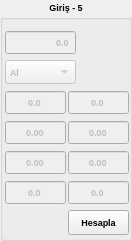
        <widget class="QGroupBox" name="groupBox_9">
         <property name="geometry">
          <rect>
           <x>546</x>
           <y>60</y>
           <width>132</width>
           <height>241</height>
          </rect>
         </property>
         <property name="font">
          <font>
           <pointsize>7</pointsize>
           <weight>75</weight>
           <bold>true</bold>
          </font>
         </property>
         <property name="layoutDirection">
          <enum>Qt::LeftToRight</enum>
         </property>
         <property name="title">
          <string>Giriş - 5</string>
         </property>
         <property name="alignment">
          <set>Qt::AlignCenter</set>
         </property>
         <widget class="QDoubleSpinBox" name="doubleSpinBox_v_p5">
          <property name="enabled">
           <bool>false</bool>
          </property>
          <property name="geometry">
           <rect>
            <x>5</x>
            <y>30</y>
            <width>71</width>
            <height>25</height>
           </rect>
          </property>
          <property name="font">
           <font>
            <pointsize>7</pointsize>
            <weight>75</weight>
            <bold>true</bold>
           </font>
          </property>
          <property name="layoutDirection">
           <enum>Qt::LeftToRight</enum>
          </property>
          <property name="autoFillBackground">
           <bool>false</bool>
          </property>
          <property name="alignment">
           <set>Qt::AlignRight|Qt::AlignTrailing|Qt::AlignVCenter</set>
          </property>
          <property name="buttonSymbols">
           <enum>QAbstractSpinBox::NoButtons</enum>
          </property>
          <property name="decimals">
           <number>1</number>
          </property>
          <property name="maximum">
           <double>9999.000000000000000</double>
          </property>
         </widget>
         <widget class="QComboBox" name="comboBox_tel_p5">
          <property name="enabled">
           <bool>false</bool>
          </property>
          <property name="geometry">
           <rect>
            <x>5</x>
            <y>60</y>
            <width>71</width>
            <height>24</height>
           </rect>
          </property>
          <item>
           <property name="text">
            <string>Al</string>
           </property>
          </item>
          <item>
           <property name="text">
            <string>Cu</string>
           </property>
          </item>
          <item>
           <property name="text">
            <string>Diger</string>
           </property>
          </item>
         </widget>
         <widget class="QDoubleSpinBox" name="doubleSpinBox_h1_p_sipir_25">
          <property name="enabled">
           <bool>false</bool>
          </property>
          <property name="geometry">
           <rect>
            <x>68</x>
            <y>90</y>
            <width>61</width>
            <height>25</height>
           </rect>
          </property>
          <property name="alignment">
           <set>Qt::AlignCenter</set>
          </property>
          <property name="buttonSymbols">
           <enum>QAbstractSpinBox::NoButtons</enum>
          </property>
          <property name="decimals">
           <number>1</number>
          </property>
          <property name="maximum">
           <double>9000.000000000000000</double>
          </property>
         </widget>
         <widget class="QDoubleSpinBox" name="doubleSpinBox_h1_p_akim_25">
          <property name="enabled">
           <bool>false</bool>
          </property>
          <property name="geometry">
           <rect>
            <x>68</x>
            <y>180</y>
            <width>61</width>
            <height>25</height>
           </rect>
          </property>
          <property name="font">
           <font>
            <pointsize>7</pointsize>
            <weight>75</weight>
            <bold>true</bold>
            <kerning>true</kerning>
           </font>
          </property>
          <property name="focusPolicy">
           <enum>Qt::WheelFocus</enum>
          </property>
          <property name="frame">
           <bool>true</bool>
          </property>
          <property name="alignment">
           <set>Qt::AlignCenter</set>
          </property>
          <property name="buttonSymbols">
           <enum>QAbstractSpinBox::NoButtons</enum>
          </property>
          <property name="decimals">
           <number>1</number>
          </property>
          <property name="maximum">
           <double>100000.000000000000000</double>
          </property>
         </widget>
         <widget class="QDoubleSpinBox" name="doubleSpinBox_h1_p_cap_25">
          <property name="enabled">
           <bool>false</bool>
          </property>
          <property name="geometry">
           <rect>
            <x>68</x>
            <y>150</y>
            <width>61</width>
            <height>25</height>
           </rect>
          </property>
          <property name="font">
           <font>
            <pointsize>7</pointsize>
            <weight>75</weight>
            <bold>true</bold>
            <kerning>true</kerning>
           </font>
          </property>
          <property name="focusPolicy">
           <enum>Qt::WheelFocus</enum>
          </property>
          <property name="frame">
           <bool>true</bool>
          </property>
          <property name="alignment">
           <set>Qt::AlignCenter</set>
          </property>
          <property name="buttonSymbols">
           <enum>QAbstractSpinBox::NoButtons</enum>
          </property>
          <property name="decimals">
           <number>2</number>
          </property>
          <property name="maximum">
           <double>100000.000000000000000</double>
          </property>
         </widget>
         <widget class="QDoubleSpinBox" name="doubleSpinBox_h1_p_kesit_25">
          <property name="enabled">
           <bool>false</bool>
          </property>
          <property name="geometry">
           <rect>
            <x>68</x>
            <y>120</y>
            <width>61</width>
            <height>25</height>
           </rect>
          </property>
          <property name="font">
           <font>
            <pointsize>7</pointsize>
            <weight>75</weight>
            <bold>true</bold>
            <kerning>true</kerning>
           </font>
          </property>
          <property name="focusPolicy">
           <enum>Qt::WheelFocus</enum>
          </property>
          <property name="frame">
           <bool>true</bool>
          </property>
          <property name="alignment">
           <set>Qt::AlignCenter</set>
          </property>
          <property name="buttonSymbols">
           <enum>QAbstractSpinBox::NoButtons</enum>
          </property>
          <property name="decimals">
           <number>2</number>
          </property>
          <property name="maximum">
           <double>100000.000000000000000</double>
          </property>
         </widget>
         <widget class="QDoubleSpinBox" name="doubleSpinBox_h1_p_sipir_5">
          <property name="enabled">
           <bool>false</bool>
          </property>
          <property name="geometry">
           <rect>
            <x>5</x>
            <y>90</y>
            <width>61</width>
            <height>25</height>
           </rect>
          </property>
          <property name="alignment">
           <set>Qt::AlignCenter</set>
          </property>
          <property name="buttonSymbols">
           <enum>QAbstractSpinBox::NoButtons</enum>
          </property>
          <property name="decimals">
           <number>1</number>
          </property>
          <property name="maximum">
           <double>9000.000000000000000</double>
          </property>
         </widget>
         <widget class="QDoubleSpinBox" name="doubleSpinBox_h1_p_akim_5">
          <property name="enabled">
           <bool>false</bool>
          </property>
          <property name="geometry">
           <rect>
            <x>5</x>
            <y>180</y>
            <width>61</width>
            <height>25</height>
           </rect>
          </property>
          <property name="font">
           <font>
            <pointsize>7</pointsize>
            <weight>75</weight>
            <bold>true</bold>
            <kerning>true</kerning>
           </font>
          </property>
          <property name="focusPolicy">
           <enum>Qt::WheelFocus</enum>
          </property>
          <property name="frame">
           <bool>true</bool>
          </property>
          <property name="alignment">
           <set>Qt::AlignCenter</set>
          </property>
          <property name="buttonSymbols">
           <enum>QAbstractSpinBox::NoButtons</enum>
          </property>
          <property name="decimals">
           <number>1</number>
          </property>
          <property name="maximum">
           <double>100000.000000000000000</double>
          </property>
         </widget>
         <widget class="QDoubleSpinBox" name="doubleSpinBox_h1_p_cap_5">
          <property name="enabled">
           <bool>false</bool>
          </property>
          <property name="geometry">
           <rect>
            <x>5</x>
            <y>150</y>
            <width>61</width>
            <height>25</height>
           </rect>
          </property>
          <property name="font">
           <font>
            <pointsize>7</pointsize>
            <weight>75</weight>
            <bold>true</bold>
            <kerning>true</kerning>
           </font>
          </property>
          <property name="focusPolicy">
           <enum>Qt::WheelFocus</enum>
          </property>
          <property name="frame">
           <bool>true</bool>
          </property>
          <property name="alignment">
           <set>Qt::AlignCenter</set>
          </property>
          <property name="buttonSymbols">
           <enum>QAbstractSpinBox::NoButtons</enum>
          </property>
          <property name="decimals">
           <number>2</number>
          </property>
          <property name="maximum">
           <double>100000.000000000000000</double>
          </property>
         </widget>
         <widget class="QDoubleSpinBox" name="doubleSpinBox_h1_p_kesit_5">
          <property name="enabled">
           <bool>false</bool>
          </property>
          <property name="geometry">
           <rect>
            <x>5</x>
            <y>120</y>
            <width>61</width>
            <height>25</height>
           </rect>
          </property>
          <property name="font">
           <font>
            <pointsize>7</pointsize>
            <weight>75</weight>
            <bold>true</bold>
            <kerning>true</kerning>
           </font>
          </property>
          <property name="focusPolicy">
           <enum>Qt::WheelFocus</enum>
          </property>
          <property name="frame">
           <bool>true</bool>
          </property>
          <property name="alignment">
           <set>Qt::AlignCenter</set>
          </property>
          <property name="buttonSymbols">
           <enum>QAbstractSpinBox::NoButtons</enum>
          </property>
          <property name="decimals">
           <number>2</number>
          </property>
          <property name="maximum">
           <double>100000.000000000000000</double>
          </property>
         </widget>
         <widget class="QPushButton" name="pushButton_h1_p_buton_5">
          <property name="geometry">
           <rect>
            <x>68</x>
            <y>210</y>
            <width>61</width>
            <height>25</height>
           </rect>
          </property>
          <property name="text">
           <string>Hesapla</string>
          </property>
         </widget>
         <widget class="QLabel" name="label_kesit_ok_5">
          <property name="geometry">
           <rect>
            <x>100</x>
            <y>40</y>
            <width>21</width>
            <height>21</height>
           </rect>
          </property>
          <property name="text">
           <string/>
          </property>
          <property name="pixmap">
           <pixmap resource="icons.qrc">:/staticfiles/icons/checked.png</pixmap>
          </property>
          <property name="scaledContents">
           <bool>true</bool>
          </property>
         </widget>
         <widget class="QLabel" name="label_kesit_error_5">
          <property name="geometry">
           <rect>
            <x>100</x>
            <y>60</y>
            <width>20</width>
            <height>20</height>
           </rect>
          </property>
          <property name="text">
           <string/>
          </property>
          <property name="pixmap">
           <pixmap resource="icons.qrc">:/staticfiles/icons/warning.png</pixmap>
          </property>
          <property name="scaledContents">
           <bool>true</bool>
          </property>
         </widget>
        </widget>
